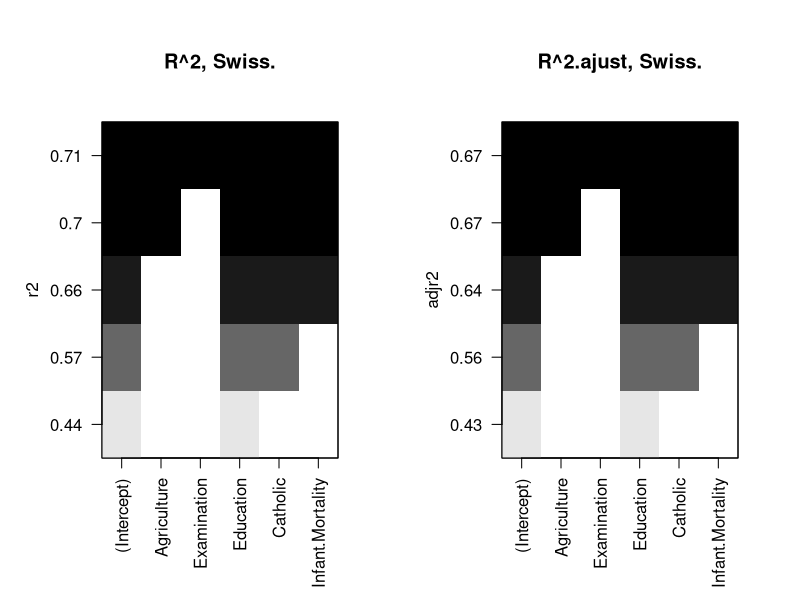
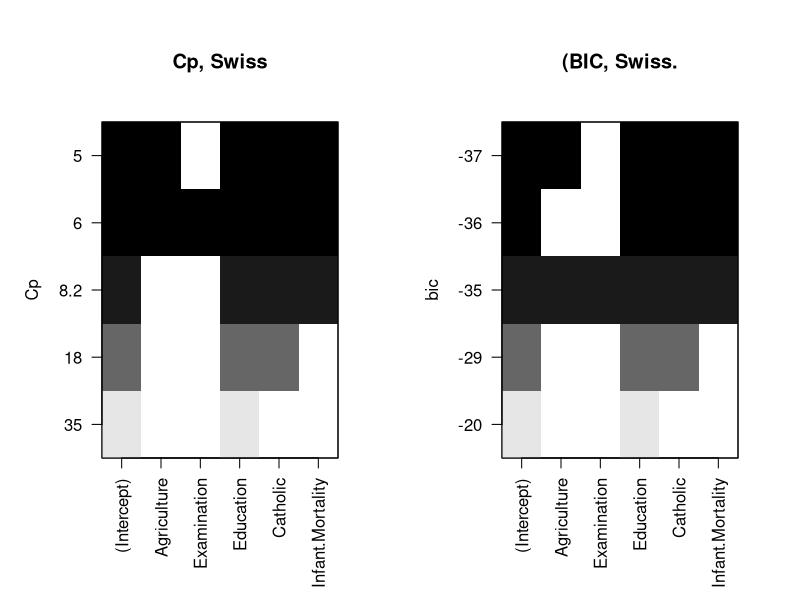

These figures' R source, in order:
## ---- chunk 1

library(MASS)
library(lmtest)
library(nortest)
library(leaps)

## ---- chunk 2
data("swiss")
attach(swiss)
## ---- chunk 3
PRESS <- function(linear.model) {
  # calculate the predictive residuals
  pr <- residuals(linear.model) / (1-lm.influence(linear.model)$hat)
  # calculate the PRESS
  PRESS <- sum(pr^2)
  return(PRESS)
}

## ---- chunk 4
pred_r_squared <- function(linear.model) {
  #' Use anova() to get the sum of squares for the linear model
  lm.anova <- anova(linear.model)
  #' Calculate the total sum of squares
  tss <- sum(lm.anova$'Sum Sq')
  # Calculate the predictive R^2
  pred.r.squared <- 1-PRESS(linear.model)/(tss)
  return(pred.r.squared)
}
## ---- chunk 5
elegir <- regsubsets(Fertility ~ Agriculture + Examination+Education + Catholic + Infant.Mortality, data = swiss)
summary(elegir)
## ---- chunk 6
par(mfrow=c(1,2))
plot(elegir,scale="r2", main="R^2, Swiss.")
plot(elegir,scale="adjr2", main="R^2.ajust, Swiss.")
## ---- chunk 7
par(mfrow=c(1,2))
plot(elegir, scale="Cp", main="Cp, Swiss")
plot(elegir,scale="bic", main="(BIC, Swiss.")
## ---- chunk 8
modelo <- lm(Fertility ~ Education + Catholic + Infant.Mortality) 
## ---- chunk 9
ValidarSupuestos <- function (respuesta ,modelo,confianza){
  
  # Test de normalidad
  
  shapiro <- shapiro.test(modelo$residuals)
  shapiro <- shapiro$p.value
  
  lillie <- lillie.test(modelo$residuals)
  lillie <- lillie$p.value
  
    ifelse((shapiro > confianza) & (lillie > confianza), print("Existe normalidad de los errores"), print("No existe normalidad de los errores"))
  
  # Test de homocedasticidad
  
  
  baruch <- bptest(modelo)
  baruch <- baruch$p.value

  golfred <- gqtest(modelo)
  golfred <- golfred$p.value

  ifelse((baruch > confianza) & (golfred > confianza), print("Existe homocedasticidad"), print("No existe homocedasticidad"))
  
  # Test de independencia
  
  indepenencia <- dwtest(respuesta ~ modelo$residuals)
  indepenencia <- indepenencia$p.value
  
  ifelse((indepenencia > confianza), print("Hay independencia"), print("No hay independencia"))
  
  # Construccion de la Tabla de respuestas
  
  tabla <- rbind(shapiro, lillie, baruch, golfred, indepenencia)
  rownames(tabla) <- c("shapiro", "lillie", "baruch", "golfred", "independencia")
  colnames(tabla) <- c("p.value")
  
  print(round(tabla,5))

  
} 
## ---- chunk 10
ValidarSupuestos(Fertility, modelo, 0.1)
## ---- chunk 11


PRESS(modelo)

## ---- chunk 12

pred_r_squared(modelo)
